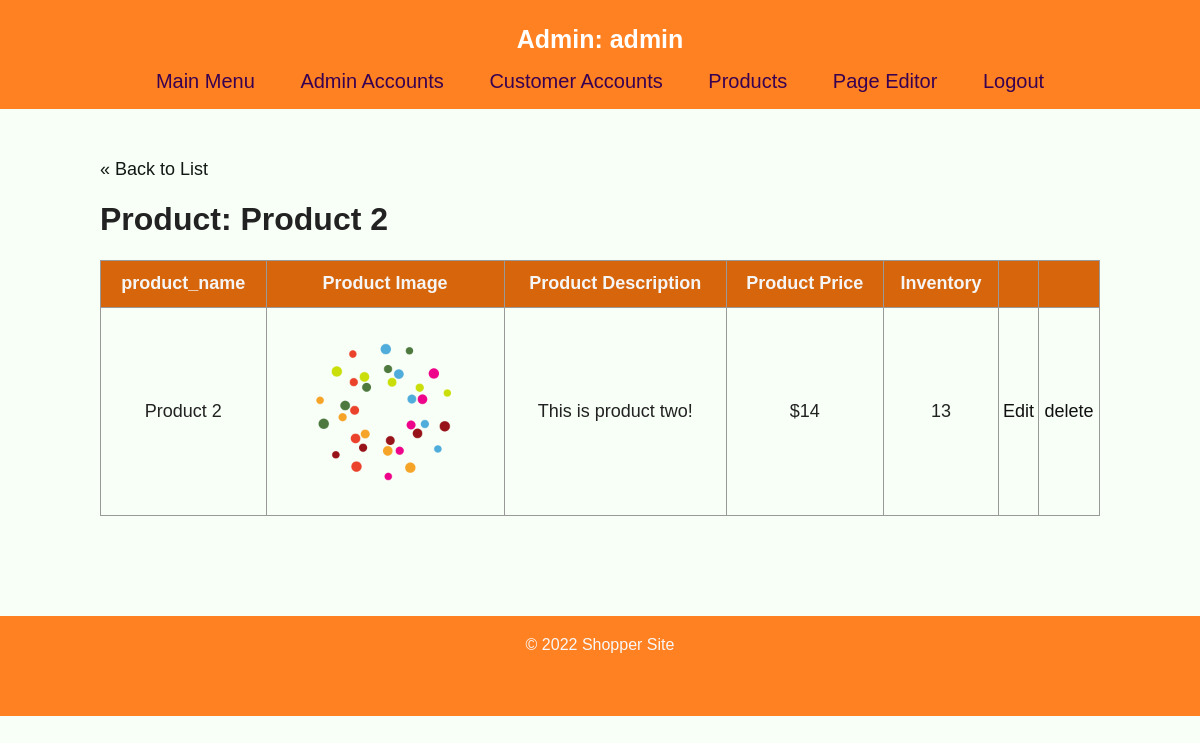
The page /admin/product/product.php?id=2 (signed in) on the database as committed earlier.
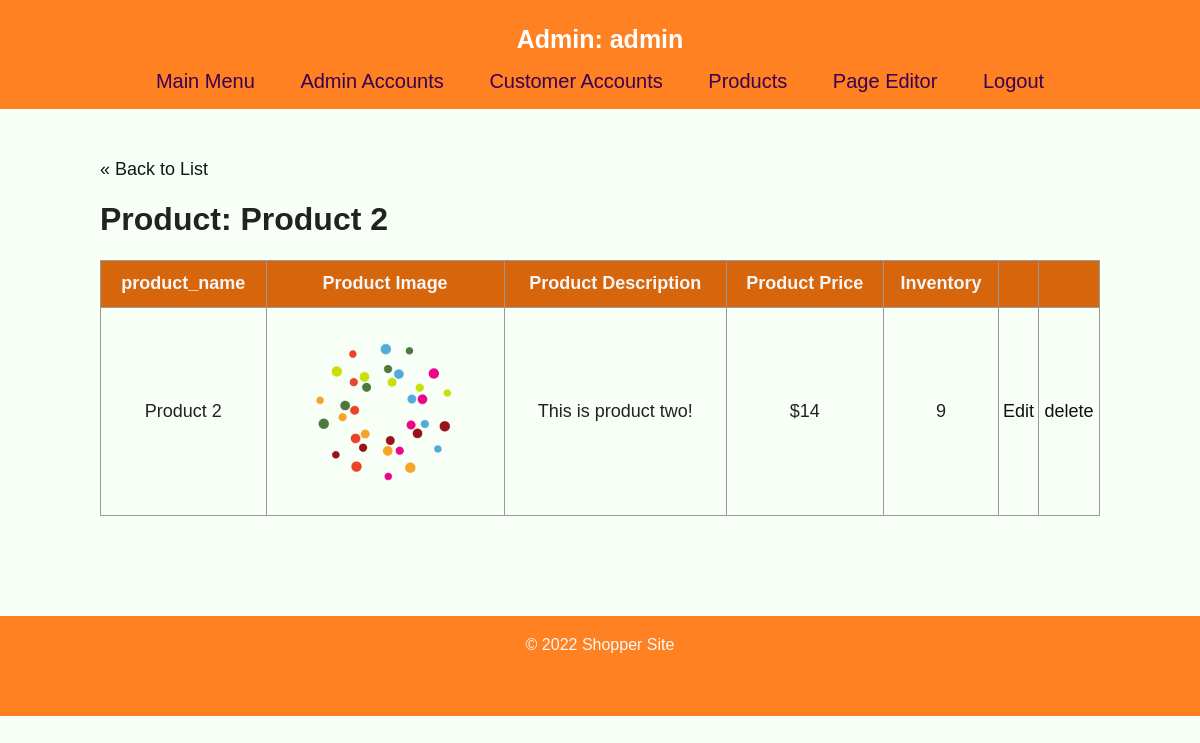
The same page on the database as committed later.
### tables this page shows
CREATE TABLE IF NOT EXISTS `products` (
  `product_id` int(10) NOT NULL AUTO_INCREMENT,
  `product_name` text NOT NULL,
  `product_price` float NOT NULL,
  `product_img` varchar(50) NOT NULL,
  `product_description` text NOT NULL,
  `product_quantity` int(11) NOT NULL,
  PRIMARY KEY (`product_id`)
);

### private/functions.php (called while the page is built, shortened)
<?php
function url_for($script_path) {
    return WWW_ROOT . $script_path;
}
function u($string="") {
    return urlencode($string);
}
function h($string="") {
    return htmlspecialchars($string);
}
?>

### private/query_functions.php (called while the page is built, shortened)
<?php
function find_product_by_id($id)
{
  global $db;
  $sql = "SELECT * FROM `products` WHERE `product_id` = $id";
  $result = mysqli_query($db, $sql);
  $product = mysqli_fetch_assoc($result);
  return $product;
}

### admin/product/product.php (the view, shortened to what this page needs)
<?php require_once('../../private/initialize.php');
$id = $_GET['id'];
$product = find_product_by_id($id);
include(SHARED_PATH . '/header.php'); ?>
<body>
    <header>
        <h1>Admin: <?php echo $_SESSION['username'] ?? ''; ?></h1>
        <nav>
            <ul>
                <li><a href="<?php echo url_for('index.php'); ?>"> Main Menu</a> </li>
                <li><a href="<?php echo url_for('admin_account/index.php'); ?>"> Admin Accounts</a> </li>
                <li><a href="<?php echo url_for('user_account/index.php'); ?>"> Customer Accounts</a> </li>
                <li><a href="<?php echo url_for('product/index.php'); ?>"> Products</a> </li>
                <li><a href="<?php echo url_for('web_edit/index.php'); ?>"> Page Editor</a> </li>
                <li><a href="<?php echo url_for('admin_account/logout.php'); ?>"> Logout</a> </li>
            </ul>
        </nav>
    </header>
    <div id="content">
        <div>
            <div class="actions">
                <a class="action" href="<?php echo url_for('product/index.php'); ?>">&laquo; Back to List</a>
            </div>
            <h1>Product: <?php echo h($product['product_name']); ?></h1>
            <table class="list">
                <tr>
                    <th>product_name</th>
                    <th>Product Image</th>
                    <th>Product Description</th>
                    <th>Product Price</th>
                    <th>Inventory</th>
                    <th>&nbsp;</th>
                    <th>&nbsp;</th>
                </tr>
                <tr>
                    <td><?php echo h($product['product_name']); ?></td>
                    <td><img width="200px" src="images/<?php echo h($product['product_img']); ?>" alt="Image of Product"></td>
                    <td><?php echo h($product['product_description']); ?></td>
                    <td>$<?php echo h($product['product_price']); ?></td>
                    <td>
                        <?php
                        echo h($product['product_quantity']);
                        ?>
                    </td>
                    <td><a class="action" href="<?php echo url_for('product/edit.php?id=' . h(u($product['product_id']))); ?>">Edit</a></td>
                    <td><a class="action" href="<?php echo url_for('product/deleted.php?id=' . h(u($product['product_id']))); ?>">delete</a></td>
                </tr>
            </table>
        </div>
    </div>
    <?php include(SHARED_PATH . '/footer.php'); ?>

Rows that differ between the two databases and show on the page:
changed products "Product 2": product_quantity "13" → "9"
